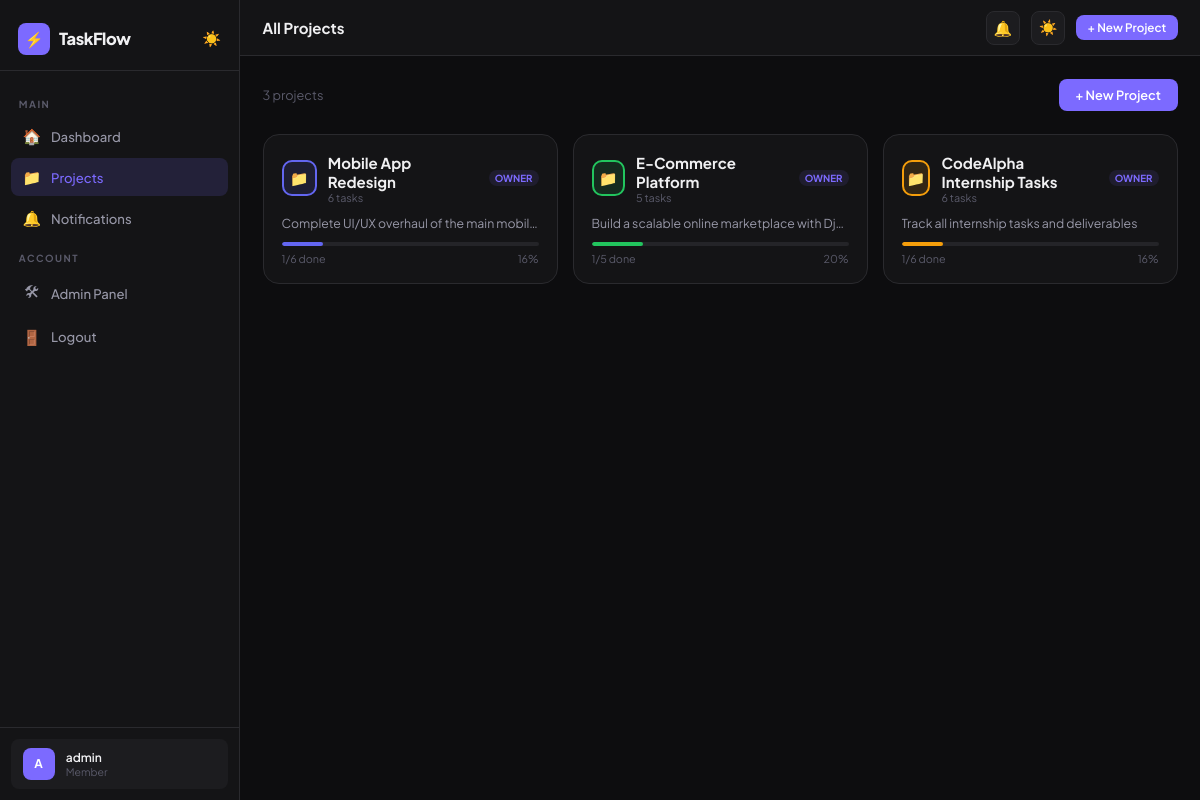
Page /projects/ (signed in) on the committed database.
### projects/models.py (models this page shows, shortened)
class Project(models.Model):
    name = models.CharField(max_length=200)
    description = models.TextField(blank=True)
    owner = models.ForeignKey(User, on_delete=models.CASCADE, related_name='owned_projects')
    members = models.ManyToManyField(User, related_name='projects', blank=True)
    color = models.CharField(max_length=7, default='#6366f1')
    created_at = models.DateTimeField(auto_now_add=True)
    updated_at = models.DateTimeField(auto_now=True)
    def get_task_count(self):
        return self.tasks.count()
    def get_completed_count(self):
        return self.tasks.filter(status='done').count()
    def get_progress(self):
        total = self.get_task_count()
        if total == 0:
            return 0
        return int((self.get_completed_count() / total) * 100)

### projects/views.py (the view)
# urls.py: path('projects/', views.project_list, name='project_list'),
@login_required
def project_list(request):
    projects = (Project.objects.filter(owner=request.user) | Project.objects.filter(members=request.user)).distinct()
    return render(request, 'projects/project_list.html', {'projects': projects})

### templates/projects/project_list.html (shortened to what this page needs)
{% extends 'projects/base.html' %}
{% block page_title %}All Projects{% endblock %}
{% block content %}
<div style="display: flex; justify-content: space-between; align-items: center; margin-bottom: 1.5rem;">
    <div>
        <div style="font-size: 0.85rem; color: var(--text3);">{{ projects.count }} project{{ projects.count|pluralize }}</div>
    </div>
    <a href="{% url 'project_create' %}" class="btn btn-primary">+ New Project</a>
</div>
<div style="display: grid; grid-template-columns: repeat(auto-fill, minmax(280px, 1fr)); gap: 1rem;">
    {% for project in projects %}
    <a href="{% url 'project_detail' project.pk %}" style="text-decoration: none; color: inherit;">
        <div class="card" style="transition: border-color 0.15s, transform 0.15s; cursor: pointer;" onmouseover="this.style.borderColor='var(--border2)';this.style.transform='translateY(-3px)'" onmouseout="this.style.borderColor='var(--border)';this.style.transform='none'">
            <div style="display: flex; align-items: center; gap: 0.75rem; margin-bottom: 0.75rem;">
                <div style="width: 36px; height: 36px; background: {{ project.color }}22; border: 2px solid {{ project.color }}; border-radius: 10px; display: flex; align-items: center; justify-content: center; font-size: 1rem;">📁</div>
                <div>
                    <div style="font-weight: 700;">{{ project.name }}</div>
                    <div style="font-size: 0.72rem; color: var(--text3);">{{ project.get_task_count }} tasks</div>
                </div>
                {% if project.owner == request.user %}<span style="margin-left: auto; font-size: 0.65rem; background: rgba(124,106,255,0.1); color: var(--accent); padding: 0.15rem 0.4rem; border-radius: 100px; font-weight: 700;">OWNER</span>{% endif %}
            </div>
            {% if project.description %}<div style="font-size: 0.82rem; color: var(--text2); margin-bottom: 0.75rem; overflow: hidden; text-overflow: ellipsis; white-space: nowrap;">{{ project.description }}</div>{% endif %}
            <div style="height: 4px; background: var(--bg4); border-radius: 100px; overflow: hidden; margin-bottom: 0.4rem;">
                <div style="height: 100%; width: {{ project.get_progress }}%; background: {{ project.color }}; border-radius: 100px;"></div>
            </div>
            <div style="display: flex; justify-content: space-between; font-size: 0.72rem; color: var(--text3);">
                <span>{{ project.get_completed_count }}/{{ project.get_task_count }} done</span>
                <span>{{ project.get_progress }}%</span>
            </div>
        </div>
    </a>
    {% empty %}
    <div style="grid-column: 1/-1; text-align: center; padding: 4rem; color: var(--text3);">
        <div style="font-size: 3rem; margin-bottom: 1rem;">📁</div>
        <p>No projects yet. <a href="{% url 'project_create' %}" style="color: var(--accent);">Create your first project!</a></p>
    </div>
    {% endfor %}
</div>
{% endblock %}

### templates/projects/base.html (shortened to what this page needs)
<!DOCTYPE html>
<html lang="en" data-theme="dark">
<head>
</head>
<body>
{% if user.is_authenticated %}
<aside class="sidebar" id="sidebar">
    <div class="sidebar-logo">
        <div class="logo-icon">⚡</div>
        <span class="logo-text">TaskFlow</span>
        <button onclick="toggleTheme()" style="margin-left: auto; background: none; border: none; cursor: pointer; font-size: 1rem;" title="Toggle theme" id="theme-btn">🌙</button>
    </div>
    <nav class="sidebar-nav">
        <div class="nav-label">Main</div>
        <a href="{% url 'dashboard' %}" class="nav-item {% if request.resolver_match.url_name == 'dashboard' %}active{% endif %}">
            <span class="icon">🏠</span> Dashboard
        </a>
        <a href="{% url 'project_list' %}" class="nav-item {% if 'project' in request.resolver_match.url_name %}active{% endif %}">
            <span class="icon">📁</span> Projects
        </a>
        <a href="{% url 'notifications' %}" class="nav-item">
            <span class="icon">🔔</span> Notifications
        </a>
        <div class="nav-label">Account</div>
        <a href="/admin/" class="nav-item">
            <span class="icon">🛠</span> Admin Panel
        </a>
        <a href="{% url 'logout' %}" class="nav-item">
            <span class="icon">🚪</span> Logout
        </a>
    </nav>
    <div class="sidebar-footer">
        <div class="user-card">
            <div class="avatar">{{ user.username|first }}</div>
            <div>
                <div class="user-name">{{ user.username }}</div>
                <div class="user-role">Member</div>
            </div>
        </div>
    </div>
</aside>
<div class="main-content">
    <div class="topbar">
        <div class="topbar-title">{% block page_title %}TaskFlow{% endblock %}</div>
        <div class="topbar-actions">
            <a href="{% url 'notifications' %}" class="icon-btn" title="Notifications">
                🔔
            </a>
            <button onclick="toggleTheme()" class="icon-btn" title="Toggle theme" id="theme-btn2">🌙</button>
            <a href="{% url 'project_create' %}" class="btn btn-primary btn-sm">+ New Project</a>
        </div>
    </div>
    <div class="page">
        {% block content %}{% endblock %}
    </div>
</div>
{% else %}
<div style="width: 100%;">{% block auth_content %}{% endblock %}</div>
{% endif %}
</body>
</html>

### templates/projects/base.html (style rules this page uses)
*, *::before, *::after { box-sizing: border-box; margin: 0; padding: 0; }
:root { --bg: #0d0d0f; --bg2: #141416; --bg3: #1c1c1f; --bg4: #242428; --border: #2a2a2e; --border2: #333338; --text: #f0f0f2; --text2: #9898a8; --text3: #5a5a6a; --accent: #7c6aff; --accent2: #5b4fd4; --green: #22c55e; --yellow: #f59e0b; --red: #ef4444; --blue: #3b82f6; --orange: #f97316; --radius: 10px; --radius2: 16px; }
html { font-size: 15px; scroll-behavior: smooth; }
body { font-family: 'Plus Jakarta Sans', sans-serif; background: var(--bg); color: var(--text); min-height: 100vh; display: flex; transition: background 0.3s, color 0.3s; }
.sidebar { width: 240px; background: var(--bg2); border-right: 1px solid var(--border); display: flex; flex-direction: column; position: fixed; top: 0; left: 0; bottom: 0; z-index: 100; transition: transform 0.3s; }
.sidebar-logo { padding: 1.5rem 1.2rem 1rem; display: flex; align-items: center; gap: 0.6rem; border-bottom: 1px solid var(--border); }
.logo-icon { width: 32px; height: 32px; background: var(--accent); border-radius: 8px; display: flex; align-items: center; justify-content: center; font-size: 1rem; }
.logo-text { font-weight: 800; font-size: 1.1rem; letter-spacing: -0.5px; }
.sidebar-nav { flex: 1; padding: 1rem 0.75rem; display: flex; flex-direction: column; gap: 0.2rem; }
.nav-label { font-size: 0.65rem; font-weight: 700; text-transform: uppercase; letter-spacing: 1.5px; color: var(--text3); padding: 0.8rem 0.5rem 0.3rem; }
.nav-item { display: flex; align-items: center; gap: 0.7rem; padding: 0.6rem 0.75rem; border-radius: 8px; text-decoration: none; color: var(--text2); font-size: 0.875rem; font-weight: 500; transition: all 0.15s; position: relative; }
.nav-item.active { background: rgba(124,106,255,0.15); color: var(--accent); }
.nav-item .icon { font-size: 1rem; width: 18px; text-align: center; }
.sidebar-footer { padding: 0.75rem; border-top: 1px solid var(--border); }
.user-card { display: flex; align-items: center; gap: 0.75rem; padding: 0.6rem 0.75rem; border-radius: 8px; background: var(--bg3); }
.avatar { width: 32px; height: 32px; background: var(--accent); border-radius: 8px; display: flex; align-items: center; justify-content: center; font-weight: 700; font-size: 0.8rem; color: white; flex-shrink: 0; text-transform: uppercase; }
.user-name { font-size: 0.8rem; font-weight: 600; }
.user-role { font-size: 0.7rem; color: var(--text3); }
.main-content { margin-left: 240px; flex: 1; min-height: 100vh; display: flex; flex-direction: column; }
.topbar { height: 56px; background: var(--bg2); border-bottom: 1px solid var(--border); display: flex; align-items: center; justify-content: space-between; padding: 0 1.5rem; position: sticky; top: 0; z-index: 50; }
.topbar-title { font-weight: 700; font-size: 1rem; }
.topbar-actions { display: flex; align-items: center; gap: 0.75rem; }
.icon-btn { width: 34px; height: 34px; background: var(--bg3); border: 1px solid var(--border); border-radius: 8px; display: flex; align-items: center; justify-content: center; cursor: pointer; font-size: 1rem; color: var(--text2); transition: all 0.15s; text-decoration: none; position: relative; }
.page { padding: 1.5rem; }
.card { background: var(--bg2); border: 1px solid var(--border); border-radius: var(--radius2); padding: 1.2rem; }
.btn { display: inline-flex; align-items: center; gap: 0.4rem; padding: 0.55rem 1.1rem; border-radius: 8px; font-family: inherit; font-size: 0.85rem; font-weight: 600; cursor: pointer; transition: all 0.15s; text-decoration: none; border: none; }
.btn-primary { background: var(--accent); color: white; }
.btn-sm { padding: 0.35rem 0.75rem; font-size: 0.78rem; }

### rows in the picture
Project: name "Mobile App Redesign", get_task_count "6", shows "OWNER", description "Complete UI/UX overhaul of the main mobil…", get_completed_count "1", get_progress "16"
Project: name "E-Commerce Platform", get_task_count "5", shows "OWNER", description "Build a scalable online marketplace with Dj…", get_completed_count "1", get_progress "20"
Project: name "CodeAlpha Internship Tasks", get_task_count "6", shows "OWNER", description "Track all internship tasks and deliverables", get_completed_count "1", get_progress "16"

### other values in the picture
{{ user.username|first }} "A"
{{ user.username }} "admin"
{{ projects.count }} "3"
